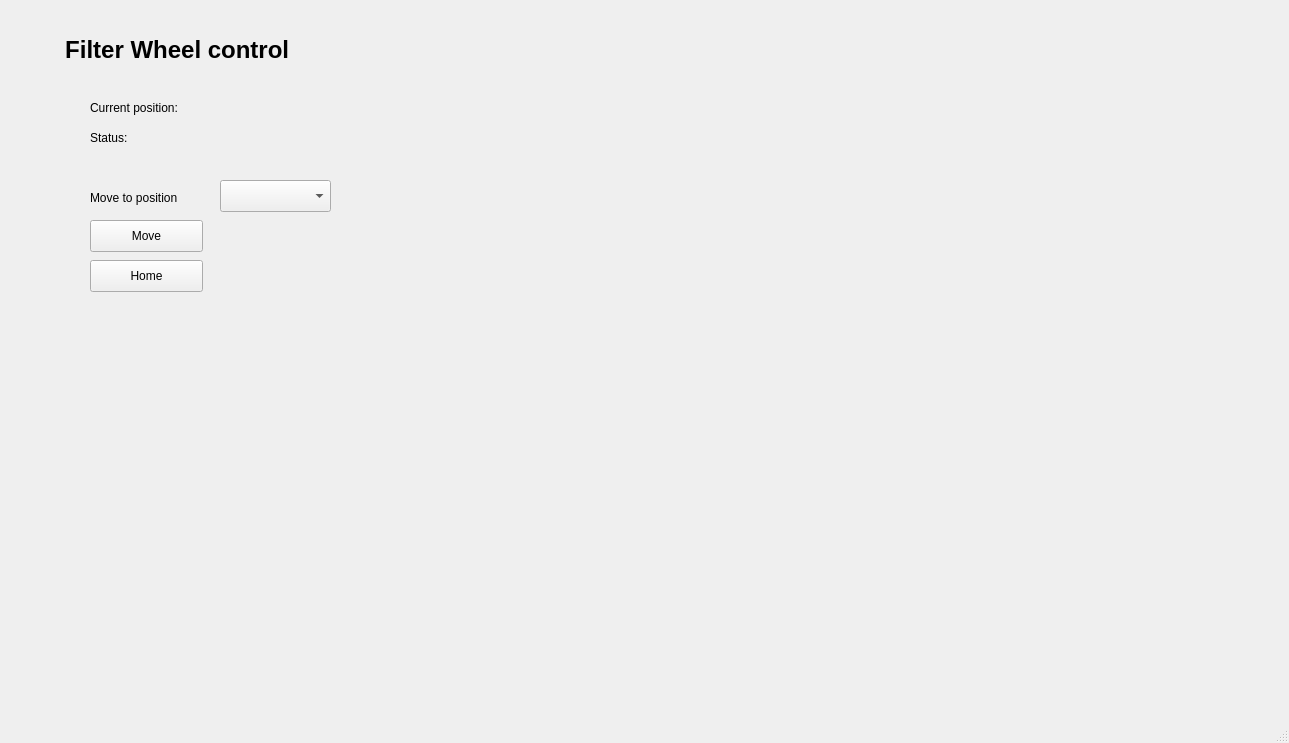
<?xml version="1.0" encoding="UTF-8"?>
<ui version="4.0">
 <class>MainWindow</class>
 <widget class="QMainWindow" name="MainWindow">
  <property name="geometry">
   <rect>
    <x>0</x>
    <y>0</y>
    <width>1289</width>
    <height>743</height>
   </rect>
  </property>
  <property name="windowTitle">
   <string>MainWindow</string>
  </property>
  <widget class="QWidget" name="centralwidget">
   <widget class="QLabel" name="label_2">
    <property name="geometry">
     <rect>
      <x>20</x>
      <y>20</y>
      <width>321</width>
      <height>61</height>
     </rect>
    </property>
    <property name="text">
     <string>&lt;html&gt;&lt;head/&gt;&lt;body&gt;&lt;p&gt;&lt;span style=&quot; font-size:18pt; font-weight:696;&quot;&gt;Filter Wheel control &lt;/span&gt;&lt;/p&gt;&lt;/body&gt;&lt;/html&gt;</string>
    </property>
    <property name="textFormat">
     <enum>Qt::RichText</enum>
    </property>
    <property name="alignment">
     <set>Qt::AlignCenter</set>
    </property>
   </widget>
   <widget class="QLabel" name="label">
    <property name="geometry">
     <rect>
      <x>90</x>
      <y>100</y>
      <width>121</width>
      <height>16</height>
     </rect>
    </property>
    <property name="text">
     <string>Current position:</string>
    </property>
   </widget>
   <widget class="QLabel" name="lbl_position">
    <property name="geometry">
     <rect>
      <x>220</x>
      <y>100</y>
      <width>121</width>
      <height>16</height>
     </rect>
    </property>
    <property name="text">
     <string>&lt;Current position&gt;</string>
    </property>
   </widget>
   <widget class="QLabel" name="lbl_status">
    <property name="geometry">
     <rect>
      <x>220</x>
      <y>130</y>
      <width>121</width>
      <height>16</height>
     </rect>
    </property>
    <property name="text">
     <string>&lt;Status&gt;</string>
    </property>
   </widget>
   <widget class="QLabel" name="label_5">
    <property name="geometry">
     <rect>
      <x>90</x>
      <y>130</y>
      <width>121</width>
      <height>16</height>
     </rect>
    </property>
    <property name="text">
     <string>Status:</string>
    </property>
   </widget>
   <widget class="QLabel" name="label_3">
    <property name="geometry">
     <rect>
      <x>90</x>
      <y>190</y>
      <width>111</width>
      <height>16</height>
     </rect>
    </property>
    <property name="text">
     <string>Move to position</string>
    </property>
   </widget>
   <widget class="QComboBox" name="cb_pos">
    <property name="geometry">
     <rect>
      <x>220</x>
      <y>180</y>
      <width>111</width>
      <height>32</height>
     </rect>
    </property>
   </widget>
   <widget class="QPushButton" name="btn_move">
    <property name="geometry">
     <rect>
      <x>90</x>
      <y>220</y>
      <width>113</width>
      <height>32</height>
     </rect>
    </property>
    <property name="text">
     <string>Move</string>
    </property>
   </widget>
   <widget class="QPushButton" name="btn_home">
    <property name="geometry">
     <rect>
      <x>90</x>
      <y>260</y>
      <width>113</width>
      <height>32</height>
     </rect>
    </property>
    <property name="text">
     <string>Home</string>
    </property>
   </widget>
   <widget class="QLabel" name="label_error">
    <property name="geometry">
     <rect>
      <x>90</x>
      <y>310</y>
      <width>361</width>
      <height>16</height>
     </rect>
    </property>
    <property name="styleSheet">
     <string notr="true">font:  14pt &quot;Segoe UI&quot;;
color: rgb(255, 38, 0);
border-color: rgb(0, 0, 0);</string>
    </property>
    <property name="text">
     <string/>
    </property>
   </widget>
  </widget>
  <widget class="QMenuBar" name="menubar">
   <property name="geometry">
    <rect>
     <x>0</x>
     <y>0</y>
     <width>1289</width>
     <height>30</height>
    </rect>
   </property>
  </widget>
  <widget class="QStatusBar" name="statusbar"/>
 </widget>
 <resources/>
 <connections/>
</ui>
